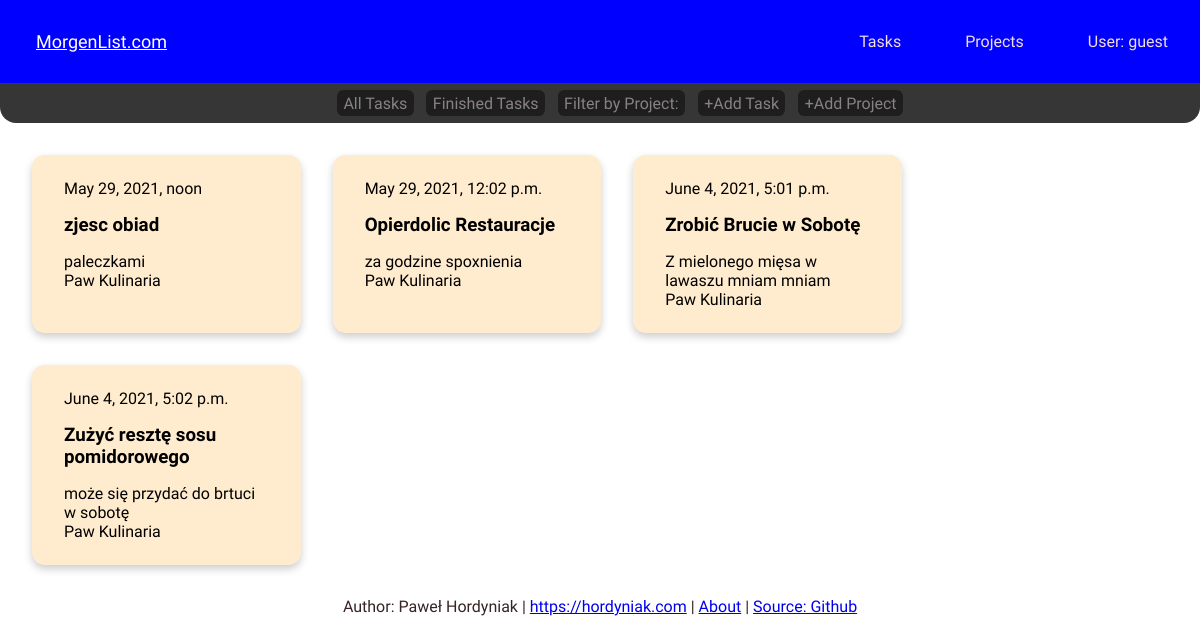
The page /project_detail/5 (signed in) on the database its author committed.
### tasktrack/models.py (models this page shows, shortened)
class Task(models.Model):
    author = models.ForeignKey('auth.User', on_delete=models.CASCADE)
    project = models.ForeignKey('tasktrack.Project', related_name='Tasks', null=True, on_delete=models.CASCADE)
    title = models.CharField(max_length=200, unique=True)
    updated_on = models.DateTimeField(auto_now = True)
    description = models.TextField()
    created_on = DateTimeField(auto_now_add=True)
    status = models.IntegerField(choices=STATUS, default = 0)
    class Meta:
        ordering = ['created_on']

class Project(models.Model):
    owner = models.ForeignKey('auth.User', on_delete=models.CASCADE)
    title = models.CharField(max_length=24, unique=True)
    status = models.IntegerField(choices=STATUS, default = 0)
    def __str__(self) -> str:
        return self.title

### tasktrack/views.py (the view)
# urls.py: path('project_detail/<int:pk>', views.ProjectDetailView.as_view(), name='project_detail'),
class ProjectDetailView(LoginRequiredMixin, generic.DetailView):
    model = Project
    context_object_name = 'project'
    template_name = 'task_list.html'
    login_url = '/login/'
    def get_context_data(self, **kwargs):
        context = super().get_context_data(**kwargs)
        context['projects'] = Project.objects.filter(owner=self.request.user)
        return context

### tasktrack/templates/task_list.html (shortened to what this page needs)
{% extends "base.html" %}
{% block content %}
<nav class="sub-navbar">
    <ul class="nav-links">
        <li class="sub-nav-link"><a href="{% url 'task_list' %}">All Tasks</a></li>
        <li class="sub-nav-link"><a href="{% url 'task_done' %}">Finished Tasks</a></li>
        <li class="sub-nav-link"> <div class="dropdown">
            <a href='#' class="drop-btn">Filter by Project:</a>
          </div> </li>
          <li class="sub-nav-link"><a href="{% url 'create_task' %}">+Add Task</a></li>
          <li class="sub-nav-link"><a href="{% url 'create_project' %}">+Add Project</a></li>
    </ul>
</nav>
<div class='taskfield'>
{% if project %}
    {% for task in project.Tasks.all %}
        {% if task.status == 0 %}
        <div class="task">
            <a href="{% url 'edit_task' pk=task.pk %}">
            <div class="container">
                <p>{{ task.created_on }}</p>
                <h3 class = "title">{{ task.title }}</h3>
                <p>{{ task.description }}<br>
                {{ task.project }}<br>
            </div> </a>
        </div>
        {% endif %}
    {% empty %}
    <p>List is empty</p>
    {% endfor %}
{% endif %}
</div>
{% endblock %}

### tasktrack/templates/base.html (shortened to what this page needs)
<!DOCTYPE html>
{% load static %}
<html lang="en">
<head>
    <link rel="stylesheet" href="{% static 'css/base.css' %}">
</head>
<body>
    <nav class="MyNavbar">
        <a href="#" class="site-logo">MorgenList.com</a>
        <ul class="nav-links">
            {% if request.user.is_authenticated %}
                <li class='nav-item'><a href="{% url 'task_list' %}">Tasks</a></li>
                <li class='nav-item'><a href="#">Projects</a></li>
                <li class='nav-item'><a href="{% url 'logout' %}">User: {{ request.user }}</a></li>
            {% else %}
                <li class='nav-item'><a href="{% url 'user_login' %}">Login</a></li>
            {% endif %}
        </ul>
    </nav>
    {% block content %}{% endblock content %}
    <p class="footer">Author: Paweł Hordyniak | <a href="https://hordyniak.com">https://hordyniak.com</a> | <a href="{% url 'about' %}">About</a> | <a href="https://github.com/Pawel-9215/TaskManager">Source: Github</a></p>
</body>
</html>

### tasktrack/static/css/base.css (style rules this page uses)
body { margin: 0; font-family: 'Barlow Semi Condensed', sans-serif; color: rgb(53, 36, 36); background-color: rgb(255, 255, 255); }
.taskfield { margin: 1em; display: flex; flex-wrap: wrap; justify-content: flex-start; }
.task { box-shadow: 0 4px 8px 0 rgba(0,0,0,0.2); transition: 0.1s; min-width: 23%; max-width: 23%; border-radius: 0.8em; background-color: blanchedalmond; margin: 1em; display: inline-block; }
.task a:link { color: black; text-decoration: none; }
.container { padding: 0.5em 2em; text-decoration: none; }
.container h3 { padding: 0em; margin: 0em; }
.footer { text-align: center; }
ul { list-style-type: none; }
.nav-item a { display: inline-block; padding: 1em 2em; text-decoration: none; color: rgb(240, 221, 221); }
.sub-nav-link a { display: inline-block; padding: 0.2em 0.4em; margin: 0em 0.4em; text-decoration: none; color: rgb(138, 130, 130); background-color: #1e1e1f; border-radius: 0.4em; }
.site-logo { padding-left: 2em; padding-right: 2em; color: white; font-size: large; }
.MyNavbar { display: flex; justify-content: space-between; background-color: blue; align-items: center; transition: 50ms; }
.dropdown { position: relative; display: inline-block; }
.sub-navbar { border-bottom-left-radius: 1em; border-bottom-right-radius: 1em; display: flex; justify-content: center; background-color: rgb(54, 54, 54); align-items: center; height: 2.5em; }
.nav-links { display: flex; }

### rows shown on the page
Task: created_on "May 29, 2021, noon", title "zjesc obiad", description "paleczkami", project "Paw Kulinaria"
Task: created_on "May 29, 2021, 12:02 p.m.", title "Opierdolic Restauracje", description "za godzine spoxnienia", project "Paw Kulinaria"
Task: created_on "June 4, 2021, 5:01 p.m.", title "Zrobić Brucie w Sobotę", description "Z mielonego mięsa w lawaszu mniam mniam", project "Paw Kulinaria"
Task: created_on "June 4, 2021, 5:02 p.m.", title "Zużyć resztę sosu pomidorowego", description "może się przydać do brtuci w sobotę", project "Paw Kulinaria"

### other values the page prints
{{ request.user }} "guest"
